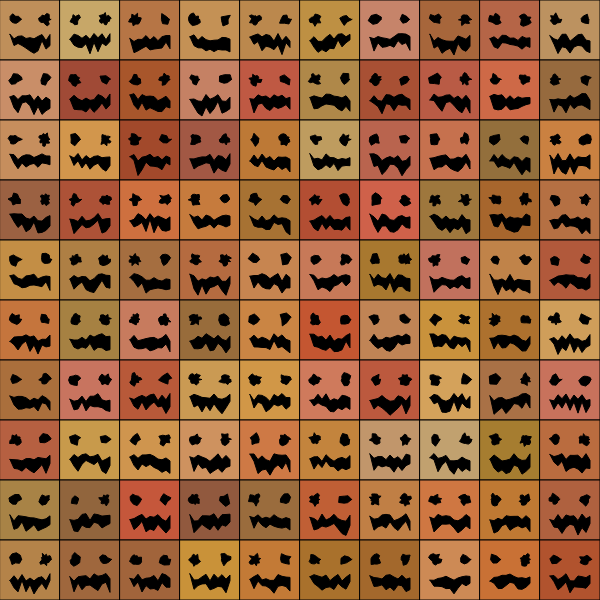
Frame 1 (no input)
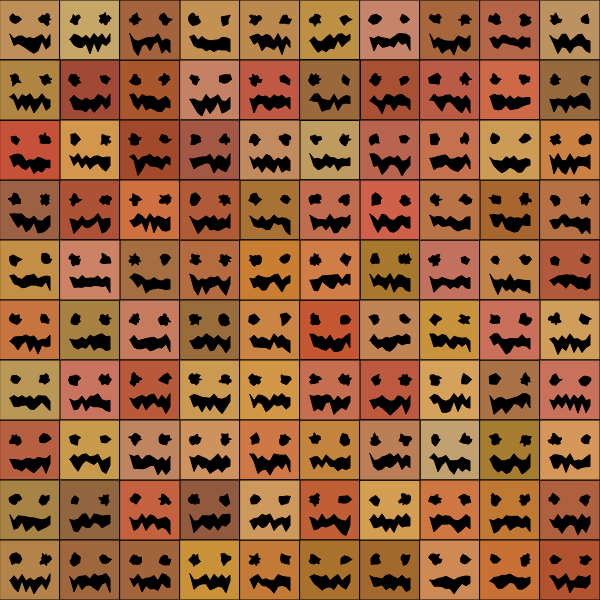
Frame 60 (no input)
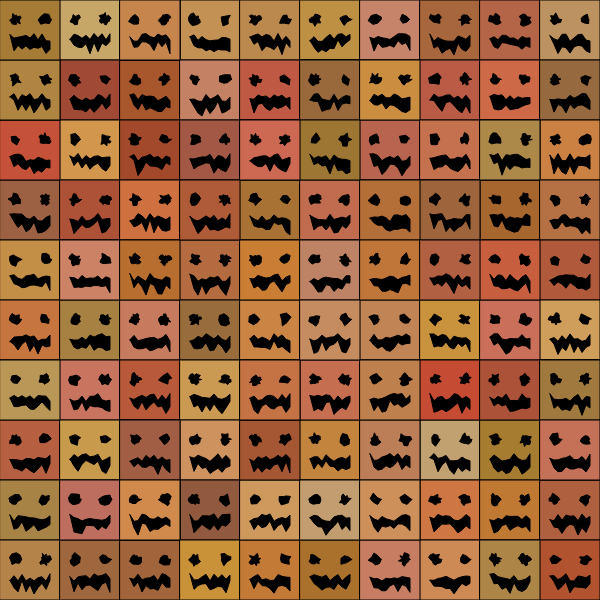
Frame 120 (the mouse pressed at the canvas centre since frame 60)

The p5.js sketch that drew these frames (run headless with seeded random() and noise() and a simulated clock; from frame 60 on, the mouse is pressed at the canvas centre):

// p5.js sketch
// ── sketch.js
const DIM = 10
let w
let patch = []
let firstPass = true

function mouth(x, y, w, h, res){
    let mouthPoints = []

    for (let i = 0; i <= res; i++) {
        mouthPoints.push({ x: w / res * i, y: random(-w / 10, w / 10) })
    }

    push()
    translate(x, y)
    beginShape()
    for (let i = 0; i <= mouthPoints.length - 1; i++) {
        const p = mouthPoints[i]
        vertex(p.x, p.y)
    }

    for (let i = mouthPoints.length - 1; i > 0; i--) {
        const p = mouthPoints[i]
        vertex(p.x, p.y + (h * 2 + random(-h / 1.1, h / 1.1)))
    }
    endShape(CLOSE)
    pop()
}

function eye(x, y, r, points = random(5, 20)){
    push()
    translate(x, y)
    beginShape()
    for (let a = 0; a < TWO_PI; a+=TWO_PI/points){
        const newR = r + random(-2, 2)
        const x = newR * cos(a)
        const y = newR * sin(a)

        vertex(x, y)
    }
    endShape(CLOSE)
    pop()
}

function setup() {
    createCanvas(600, 600);
    colorMode(HSL)
    this.w = this.width / DIM

    for (let j = 0; j < DIM; j++) {
        for (let i = 0; i < DIM; i++) {
            const x = this.w * i
            const y = this.w * j
            patch.push(new Pumpkin(x, y, this.w))
        }
    }
    background(220);
}

function draw() {
    for (let p of patch){
        if (firstPass){
            p.render()
        } else {
            if (random() < .005){
                p.render()
            }
        }
    }
    if (firstPass){
        firstPass = false
    }
}

class Pumpkin{
    constructor(x, y, w){
        this.x = x
        this.y = y
        this.w = w
    }

    render(res = 10){
        const eyeR = 5
        const mouthW = this.w / 2 + eyeR * 2
        push()
        translate(this.x, this.y)
        fill(random(10, 40), random(40, 60), random(40, 60))
        rect(0, 0, this.w)
        fill(0)

        // fill(0)
        // left eye
        eye(this.w / 4, 1.3 * this.w / 4, eyeR)
        // right eye
        eye(3 * this.w / 4, 1.3 * this.w / 4, eyeR)
        // mouth
        mouth(this.w / 4 - eyeR, 2.5 * this.w / 4, mouthW, eyeR, res)
        pop()
    }
}
